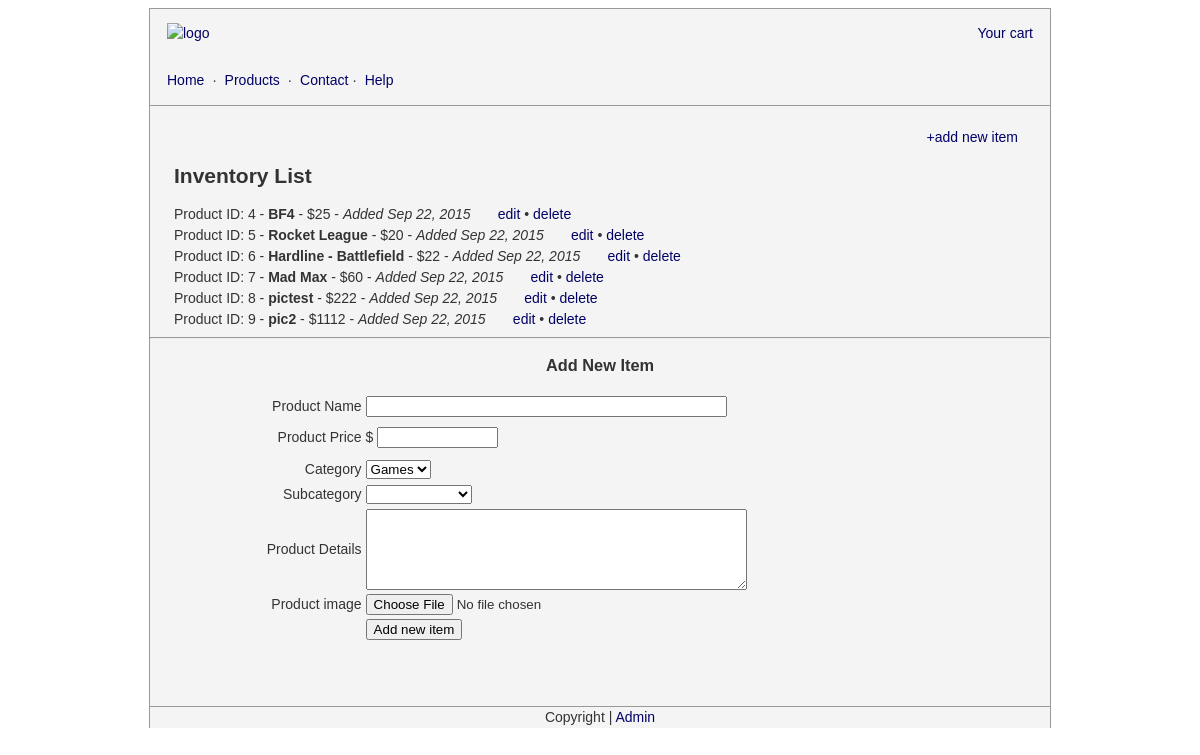
Page /storeadmin/inventory_list.php (signed in) on the committed database.
### tables this page shows
CREATE TABLE IF NOT EXISTS `products` (
  `id` int(11) NOT NULL AUTO_INCREMENT,
  `product_name` varchar(255) NOT NULL,
  `price` varchar(16) NOT NULL,
  `details` text NOT NULL,
  `category` varchar(16) NOT NULL,
  `subcategory` varchar(16) NOT NULL,
  `date_added` date NOT NULL,
  PRIMARY KEY (`id`),
  UNIQUE KEY `product_name` (`product_name`)
);

### storeadmin/inventory_list.php (the view, shortened to what this page needs)
<?php
include("../storescriptes/connect_to_mysql.php");
?>
<?php
$product_list = "";
$sql = mysqli_query($connection,"SELECT * FROM products ORDER BY date_added DESC");
$productCount = mysqli_num_rows($sql);
if($productCount > 0){
	while($row = mysqli_fetch_array($sql)){
		$id = $row ["id"];
		$product_name = $row ["product_name"];
		$price = $row["price"];
		$date_added = strftime("%b %d, %Y", strtotime($row["date_added"]));
		$product_list .= "Product ID: $id - <strong>$product_name</strong> - $$price - <em>Added $date_added</em> &nbsp; &nbsp; &nbsp; <a href='inventory_edit.php?pid=$id'>edit</a> &bull; <a href='inventory_list.php?deleteid=$id'>delete</a><br />";
	}
}else{
	$product_list="The product list empty";
}
?>
<!DOCTYPE html PUBLIC "-//W3C//DTD XHTML 1.0 Transitional//EN" "http://www.w3.org/TR/xhtml1/DTD/xhtml1-transitional.dtd">
<html xmlns="http://www.w3.org/1999/xhtml">
<head>
<link rel="stylesheet" href="../style/style.css" type="text/css" media="screen" />
</head>
<body>
<div align="center" id="mainWrapper">
  <?php include_once("../template_header.php");?>
  <div id="pageContent"><br />
    <div align="right" style="margin-right:32px"><a href="inventory_list.php#inventoryForm">+add new item</a></div>
<div align="left" style="margin-left:24px;">
      <h2>Inventory List</h2>
      <?php echo $product_list; ?>
    </div>
    <hr />
    <h3>Add New Item</h3>
    <form action="inventory_list.php" enctype="multipart/form-data" name="AddItem" id="AddItem" method="post">
    <table width="794" border="0">
      <tr>
        <td width="20%" align="right">Product Name</td>
        <td width="80%"><label>
          <input type="text" name="product_name" id="product_name" size="42"/>
        </label></td>
      </tr>
      <tr>
        <td height="34" align="right">Product Price </td>
        <td>$
          <label>
            <input type="text" name="product_price" id="product_price" size="12px"/>
          </label></td>
      </tr>
      <tr>
        <td align="right">Category</td>
        <td><label>
          <select name="category" id="category">
          <option value="Games"> Games </option>
          </select>
        </label></td>
      </tr>
      <tr>
        <td align="right">Subcategory</td>
        <td><label>
          <select name="subcategory" id="subcategory">
          <option value=""></option>
          <option value="PC">PCGames</option>
          </select>
        </label></td>
      </tr>
      <tr>
        <td align="right">Product Details</td>
        <td><label>
          <textarea name="product_details" id="product_details" cols="45" rows="5"></textarea>
        </label></td>
      </tr>
      <tr>
        <td align="right">Product image</td>
        <td><label>
          <input type="file" name="fileField" id="fileField" />
        </label></td>
      </tr>
      <tr>
        <td>&nbsp;</td>
        <td><input type="submit" name="button" id="button" value="Add new item" /></td>
      </tr>
      </table>
    </form>
<br />
      <br />
      <br />
  </div>
  <?php include_once("../template_footer.php"); ?>
</div>
</body>
</html>

### template_header.php (shortened to what this page needs)
  <div id="pageHeader"><table width="894" border="0" cellpadding="12">
  <tr>
    <td width="252"><a href="http://127.0.0.1:8080/mystoreonline/index.php"><img src="http://127.0.0.1:8080/mystoreonline/style/logo.jpg" width="252" height="36" alt="logo" /></a></td>
    <td width="626" align="right"><a href="http://127.0.0.1:8080/mystoreonline/cart.php">Your cart</a></td>
  </tr>
  <tr>
    <td colspan="2"><a href="http://127.0.0.1:8080/mystoreonline/index.php">Home</a> &nbsp;&middot;&nbsp; <a href="#">Products</a> &nbsp;&middot;&nbsp; <a href="#">Contact</a>&nbsp;&middot;&nbsp; <a href="#">Help</a></td>
    </tr>
  </table>
</div>

### template_footer.php
<div id="pageFooter">Copyright | <a href="http://127.0.0.1:8080/mystoreonline/storeadmin/">Admin</a></div>

### style/style.css (style rules this page uses)
a:link { color: #006; text-decoration: none; }
body,td,th { font-family: Arial, Helvetica, sans-serif; font-size:14px; color:#333; line-height:1.5em; }
a { font-size: 14px; }
#pageHeader { border:#999 1px solid; border-bottom:none; background-color:#f4f4f4; width:900px; }
#pageContent { border:#999 1px solid; border-bottom:none; background-color:#f4f4f4; width:900px; }
#pageFooter { border:#999 1px solid; border-bottom:none; background-color:#f4f4f4; width:900px; }

### template_header.php (style rules this page uses)
#pageHeader table tr td { font-family: Arial, Helvetica, sans-serif; }

### rows in the picture
products: id "4", product_name "BF4", price "25", date_added "Sep 22, 2015"
products: id "5", product_name "Rocket League", price "20", date_added "Sep 22, 2015"
products: id "6", product_name "Hardline - Battlefield", price "22", date_added "Sep 22, 2015"
products: id "7", product_name "Mad Max", price "60", date_added "Sep 22, 2015"
products: id "8", product_name "pictest", price "222", date_added "Sep 22, 2015"
products: id "9", product_name "pic2", price "1112", date_added "Sep 22, 2015"
